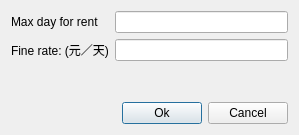
<?xml version="1.0" encoding="UTF-8"?>
<ui version="4.0">
 <class>dfinemanager</class>
 <widget class="QDialog" name="dfinemanager">
  <property name="geometry">
   <rect>
    <x>0</x>
    <y>0</y>
    <width>299</width>
    <height>135</height>
   </rect>
  </property>
  <property name="windowTitle">
   <string>Dialog</string>
  </property>
  <layout class="QVBoxLayout" name="verticalLayout">
   <item>
    <layout class="QFormLayout" name="formLayout">
     <item row="0" column="0">
      <widget class="QLabel" name="label">
       <property name="text">
        <string>Max day for rent</string>
       </property>
      </widget>
     </item>
     <item row="0" column="1">
      <widget class="QLineEdit" name="lineEdit"/>
     </item>
     <item row="1" column="0">
      <widget class="QLabel" name="label_2">
       <property name="text">
        <string>Fine rate: (元／天)</string>
       </property>
      </widget>
     </item>
     <item row="1" column="1">
      <widget class="QLineEdit" name="lineEdit_2"/>
     </item>
    </layout>
   </item>
   <item>
    <layout class="QHBoxLayout" name="horizontalLayout">
     <item>
      <spacer name="horizontalSpacer">
       <property name="orientation">
        <enum>Qt::Horizontal</enum>
       </property>
       <property name="sizeHint" stdset="0">
        <size>
         <width>40</width>
         <height>20</height>
        </size>
       </property>
      </spacer>
     </item>
     <item>
      <widget class="QPushButton" name="pushButton">
       <property name="text">
        <string>Ok</string>
       </property>
      </widget>
     </item>
     <item>
      <widget class="QPushButton" name="pushButton_2">
       <property name="text">
        <string>Cancel</string>
       </property>
      </widget>
     </item>
    </layout>
   </item>
  </layout>
 </widget>
 <resources/>
 <connections/>
</ui>
